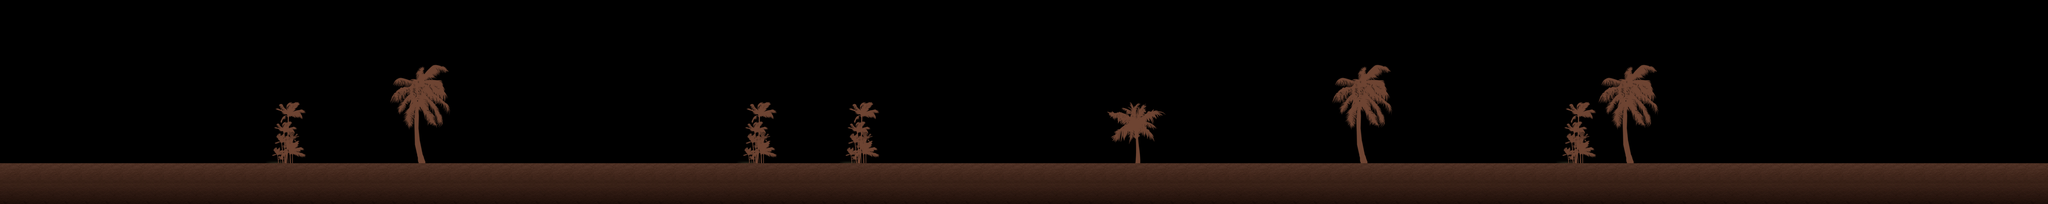

Tiled map render using the project's own tile images. Description and the map definition, with tile-layer contents summarised, below:
An orthogonal 100x10 tile map with 64x64 px tiles, 1 tile layer (ground) and 14 objects.

<map version="1.0" tiledversion="1.1.5" orientation="orthogonal" renderorder="right-down" width="100" height="10" tilewidth="64" tileheight="64" infinite="0" nextobjectid="17">
 <tileset firstgid="1" name="tile" tilewidth="64" tileheight="64" tilecount="60" columns="10">
  <image source="tile.png" width="640" height="384" />
 </tileset>
 <layer name="ground" width="100" height="10">
  <data>[1000 cells, 278 non-empty, 32 distinct tile ids]</data>
 </layer>
 <objectgroup name="heart">
  <object id="1" x="452" y="212" width="40" height="48" />
  <object id="2" x="720" y="168" width="60" height="40" />
  <object id="3" x="1788" y="276" width="72" height="60" />
  <object id="4" x="1176" y="88" width="44" height="52" />
  <object id="7" x="3052" y="168" width="64" height="56" />
  <object id="8" x="3708" y="60" width="52" height="76" />
 </objectgroup>
 <objectgroup name="airship">
  <object id="9" x="2404" y="28" width="80" height="36">
   <ellipse />
  </object>
  <object id="10" x="4612" y="68" width="156" height="48">
   <ellipse />
  </object>
  <object id="11" x="3372" y="44" width="164" height="84">
   <ellipse />
  </object>
 </objectgroup>
 <objectgroup name="bird">
  <object id="12" x="3832" y="164" width="24" height="20" />
  <object id="13" x="4208" y="56" width="32" height="32" />
  <object id="14" x="2048" y="188" width="36" height="32" />
  <object id="15" x="1824" y="52" width="44" height="32" />
  <object id="16" x="1484" y="368" width="60" height="32" />
 </objectgroup>
</map>
